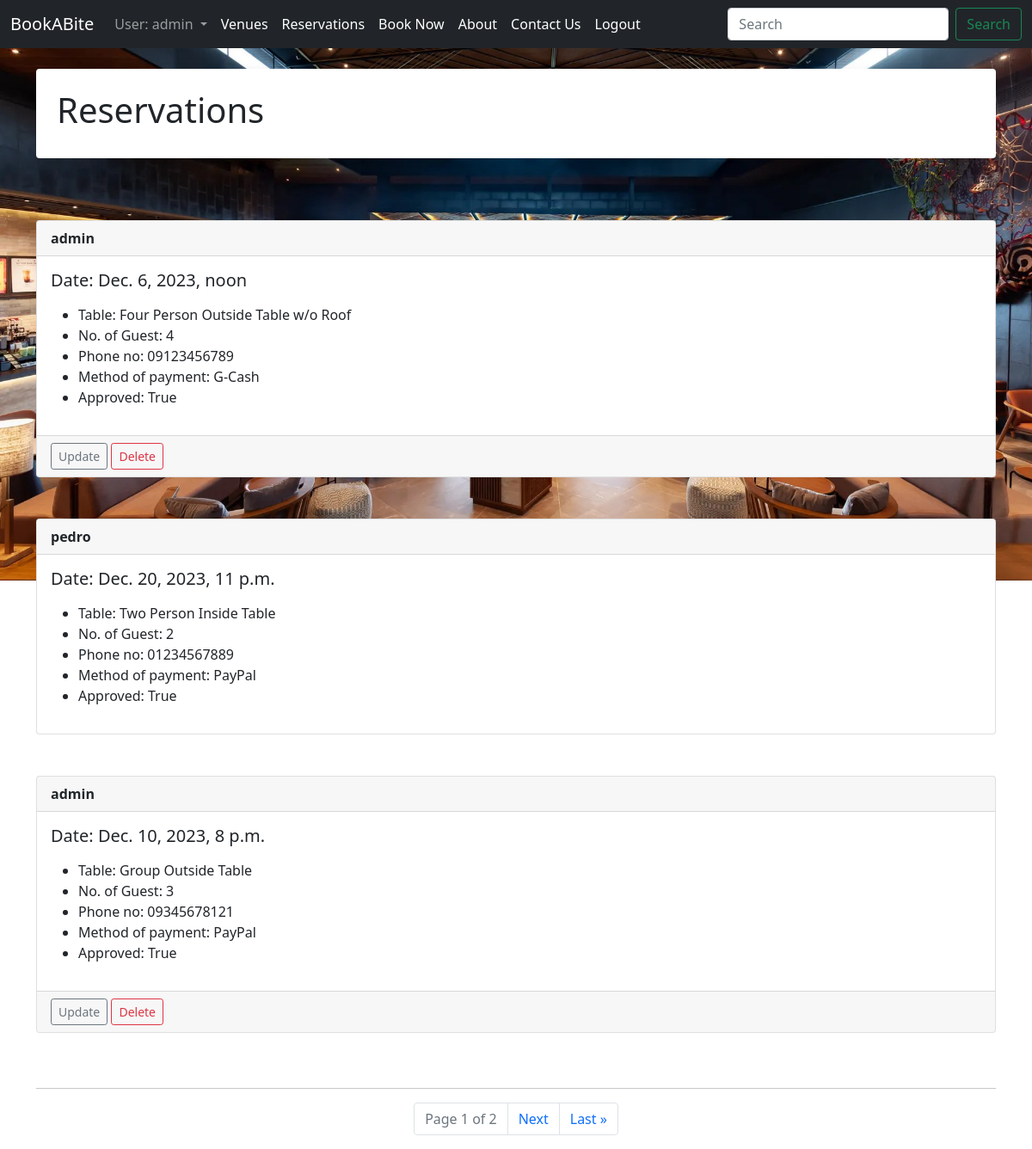
/reservation/ (signed in), run on the app's committed database.
### book/models.py (models this page shows, shortened)
class Reservation(models.Model):
	name = models.CharField('Guest Name', max_length=120)
	reserve_date = models.DateTimeField('Guest Date')
	table = models.ForeignKey(Table, blank=True, null=True, on_delete=models.SET_NULL)
	no_guest = models.ForeignKey(Guest, blank=True, null=True, on_delete=models.SET_NULL)
	phone = models.CharField(max_length=20)
	payment = models.ForeignKey(Payment, blank=True, null=True, on_delete=models.SET_NULL)
	approved = models.BooleanField('Approved', default=False)

class Table(models.Model):
	number_table = models.CharField(max_length=150)
	table_image = models.ImageField(null=True, blank=True, upload_to='images/')
	def __str__(self):
		return self.number_table

class Guest(models.Model):
	no_of_guest = models.CharField(max_length=20)
	def __str__(self):
		return self.no_of_guest

class Payment(models.Model):
	mehthod_payment = models.CharField(max_length=20)
	def __str__(self):
		return self.mehthod_payment

### book/views.py (the view)
# urls.py: path('reservation/', views.all_reservations, name='reservation-list'),
def all_reservations(request):
	resevation_list = Reservation.objects.all()
	p = Paginator(Reservation.objects.all(), 3)
	page = request.GET.get('page')
	reservations = p.get_page(page)
	return render(request, 'book/reservation_list.html',
		{'reservation_list': resevation_list, 'reservations': reservations, 'title': 'Reservations',})

### book/templates/book/reservation_list.html (shortened to what this page needs)
{% extends 'book/base.html' %}
{% load static %}
{% block content %}
	{% if user.is_authenticated %}
		<div class="shadow p-4 mb-5 bg-body rounded">
			<h1>Reservations</h1>
		</div>
		<br/>
		{% for reservation in reservations %}
			<div class="card">
			  <div class="card-header">
			    <strong>{{ reservation.name }}</strong>
			  </div>
			  <div class="card-body">
			    <h5 class="card-title">Date: {{ reservation.reserve_date }}</h5>
			    <p class="card-text">
			    	<ul>
						<li>Table: {{ reservation.table }}</li>
						<li>No. of Guest: {{ reservation.no_guest }}</li>
						<li>Phone no: {{ reservation.phone }}</li>
						<li>Method of payment: {{ reservation.payment }}</li>
						<li>Approved: {{ reservation.approved }}</li>
					</ul>
			    </p>
			  </div>
			{% if user.get_username == reservation.name %}
			  <div class="card-footer text-muted">
			   	<a href="{% url 'update-reservation' reservation.id %}" class="btn btn-outline-secondary btn-sm">Update</a>
			   	<a href="{% url 'delete-reservation' reservation.id %}" class="btn btn-outline-danger btn-sm">Delete</a>
		      </div>
		    {% endif %}
			</div>
				<br/><br/>
		{% endfor %}
		<hr>
		<nav aria-label="Page navigation example">
		  <ul class="pagination justify-content-center">
				<li class="page-item disabled"><a class="page-link" href="#" >Page {{ reservations.number }} of {{ reservations.paginator.num_pages }}</a></li>
				{% if reservations.has_next %}
					<li class="page-item"><a class="page-link" href="?page={{ reservations.next_page_number }}">Next</a></li>
					<li class="page-item"><a class="page-link" href="?page={{ reservations.paginator.num_pages }}">Last &raquo</a></li>
				{% endif %}
		 </ul>
		</nav>
	{% else %}
		<h1>Sorry! You are not Logged In</h1>
		<a href="{% url 'login' %}">Login Here</a>
	{% endif %}
{% endblock content %}

### book/templates/book/navbar.html (shortened to what this page needs)
<nav class="navbar navbar-expand-lg fixed-top navbar-dark bg-dark">
  <div class="container-fluid">
    <a class="navbar-brand" href="{% url 'book-home' %}">BookABite</a>
    <div class="collapse navbar-collapse" id="navbarSupportedContent">
      <ul class="navbar-nav me-auto mb-2 mb-lg-0">
        {% if user.is_superuser %}
          <li class="nav-item dropdown">
          <a class="nav-link dropdown-toggle" href="#" id="navbarDropdown" role="button" data-bs-toggle="dropdown" aria-expanded="false">
            User: {{ user }}
          </a>
        </li>
        {% else %}
          {% if user.is_authenticated %}
            <li class="nav-item">
              <a class="nav-link active" href="#">User: {{ user }}</a>
            </li>
          {% endif %}
        {% endif %}
        <li class="nav-item">
          <a class="nav-link active" href="{% url 'venue-list' %}">Venues</a>
        </li>
        <li class="nav-item">
          <a class="nav-link active" href="{% url 'reservation-list' %}">Reservations</a>
        </li>
        <li class="nav-item">
          <a class="nav-link active" aria-current="page" href="{% url 'add-reservation' %}">Book Now</a>
        </li>
        <li class="nav-item">
          <a class="nav-link active" aria-current="page" href="{% url 'book-about' %}">About</a>
        </li>
        <li class="nav-item">
          <a class="nav-link active" aria-current="page" href="{% url 'book-contact' %}">Contact Us</a>
        </li>
        {% if user.is_authenticated %}
          <li class="nav-item">
            <a class="nav-link active" aria-current="page" href="{% url 'logout' %}">Logout</a>
          </li>
        {% endif %}
      </ul>
      {% if user.is_authenticated %}
        <form class="d-flex" method="POST" action="{% url 'search-reservation'%}">
          <input class="form-control me-2" type="search" placeholder="Search" aria-label="Search" name="searched">
          <button class="btn btn-outline-success" type="submit">Search</button>
        </form>
      {% else%}
        <form class="d-flex" method="POST" action="{% url 'search-reservation'%}" disabled>
          {% csrf_token %}
          <input class="form-control me-2" type="search" placeholder="Search" readonly aria-label="Search" name="searched">
          <button class="btn btn-outline-secondary disabled" type="submit">Search</button>
        </form>
      {% endif %}
    </div>
  </div>
</nav>

### book/templates/book/base.html (style rules this page uses)
body { padding-top: 56px; }

### data on the page
Reservation: name "admin", reserve_date "Dec. 6, 2023, noon", table "Four Person Outside Table w/o Roof", no_guest "4", phone "09123456789", payment "G-Cash", approved "True", shows "Update"
Reservation: name "pedro", reserve_date "Dec. 20, 2023, 11 p.m.", table "Two Person Inside Table", no_guest "2", phone "01234567889", payment "PayPal", approved "True"
Reservation: name "admin", reserve_date "Dec. 10, 2023, 8 p.m.", table "Group Outside Table", no_guest "3", phone "09345678121", payment "PayPal", approved "True", shows "Update"

### other printed values
{{ user }} "admin"
{{ reservations.number }} "1"
{{ reservations.paginator.num_pages }} "2"
